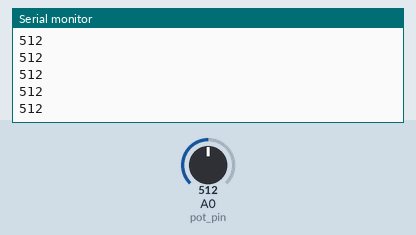
Simulated run of this sketch. Board: Arduino Uno, built with avr-gcc and run on an emulated ATmega328P. Parts: the last lines printed to the serial monitor. The test bench sets the inputs (shaded band); at power-on: A0 (pot_pin) = 512. The ROS host is connected and sends only what is stated.

Above: at 1.2 s.
1.3 s: A0 (pot_pin) set to 716
At 2.2 s:
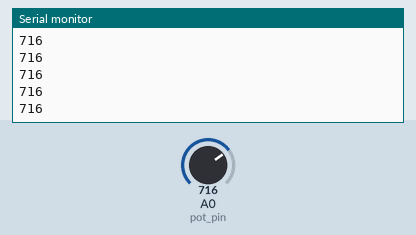
2.8 s: A0 (pot_pin) set to 900
At 3.7 s:
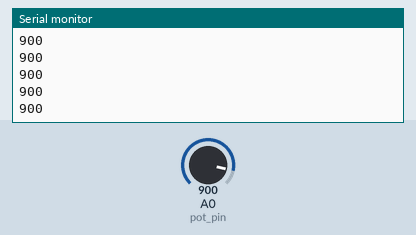
Timing chart, 0 to 5.8 s (numbered marks = the images above; inputs shaded):
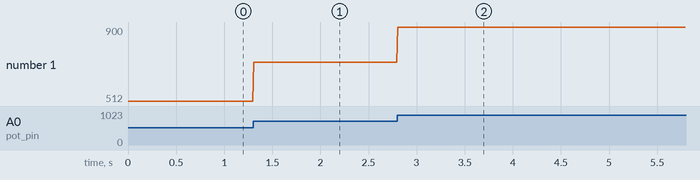

Measured:
- after the input at 1.3 s, the serial monitor: prints a new line at once (image 1)
- after the input at 2.8 s, the serial monitor: prints a new line at once (image 2)
- plotted number 1: 512 → 716 after the input at 1.3 s, 716 → 900 after the input at 2.8 s

The sketch:

potentiometer.ros.ino
```cpp
/*
 * program written to publish potentiometer readings
 * and a subcriber subscribes to the topic.
 */

#include <ros.h>
#include <std_msgs/UInt16.h>

ros::NodeHandle nh;
std_msgs::UInt16 potValues_msg;
ros::Publisher pot_values("potentiometer", &potValues_msg);

// declaring of potentiometer varaibles
#define pot_pin A0
int pot_reading = 0;

void setup()
{
  Serial.begin(9600);
  nh.initNode();
  nh.advertise(pot_values);
  pinMode(pot_pin, INPUT);

}

void loop()
{
  pot_reading = analogRead(pot_pin);
  //pot_reading = map(pot_reading, 0, 1023, 0, 255);

  Serial.println(pot_reading);

  potValues_msg.data = pot_reading;
  pot_values.publish(&potValues_msg);
  delay(10);
  nh.spinOnce();
}
```
